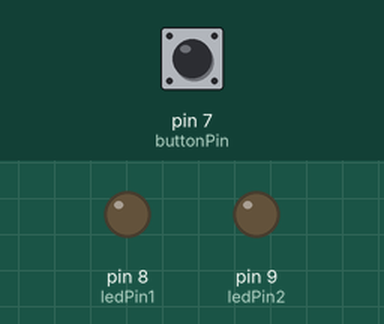
Bench run of a sketch on a simulated Arduino Uno, built with avr-gcc and run on an emulated ATmega328P. Parts: output pins drawn as LEDs (lit = HIGH). Dashed ring = blinking. Inputs (shaded band) come from the test bench; at power-on: pin 7 (buttonPin) HIGH.

Above: at 1.2 s.
1.3 s: pin 7 (buttonPin) pulled LOW for 0.15 s
At 1.59 s:
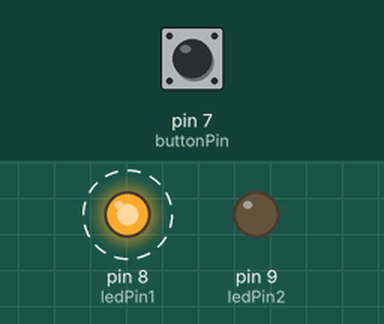
4.3 s: pin 7 (buttonPin) pulled LOW for 1 s
At 5.0 s:
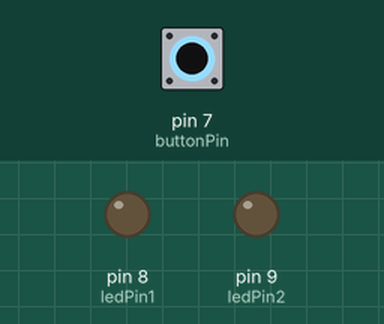
6.8 s: pin 7 (buttonPin) pulled LOW for 3.2 s
At 7.7 s:
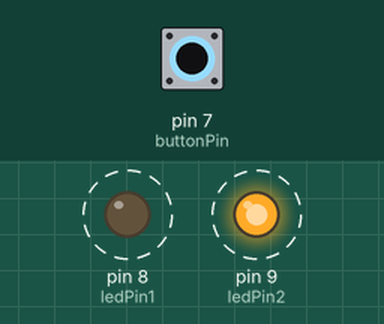
Timing chart, 0 to 17.5 s (numbered marks = the images above; inputs shaded):
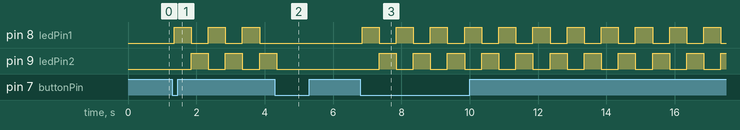

The sketch:

mk_lab1.ino
```cpp
const int buttonPin = 7;   // Пин кнопки
const int ledPin1 = 8;     // Первый светодиод
const int ledPin2 = 9;     // Второй светодиод

bool isBlinking = false;   // Статус мигания
bool lastButtonState = LOW;
unsigned long previousMillis = 0;
const long interval = 500; // Интервал мигания (500 мс)

void setup() {
  pinMode(buttonPin, INPUT_PULLUP); // Настраиваем кнопку с подтягивающим резистором
  pinMode(ledPin1, OUTPUT);
  pinMode(ledPin2, OUTPUT);
  digitalWrite(ledPin1, LOW);
  digitalWrite(ledPin2, LOW);
}

void loop() {
  bool currentButtonState = digitalRead(buttonPin);

  // Обработка нажатия кнопки (переходное состояние)
  if (currentButtonState == LOW && lastButtonState == HIGH) {
    isBlinking = !isBlinking; // Переключение состояния
    delay(50);
  }
  lastButtonState = currentButtonState;

  // Логика мигания
  if (isBlinking) {
    unsigned long currentMillis = millis();
    if (currentMillis - previousMillis >= interval) {
      previousMillis = currentMillis;

      // Переключаем состояние светодиодов попеременно
      if (digitalRead(ledPin1) == LOW) {
        digitalWrite(ledPin1, HIGH);
        digitalWrite(ledPin2, LOW);
      } else {
        digitalWrite(ledPin1, LOW);
        digitalWrite(ledPin2, HIGH);
      }
    }
  } else {
    // Если мигание выключено, гасим оба светодиода
    digitalWrite(ledPin1, LOW);
    digitalWrite(ledPin2, LOW);
  }
}
```

Measured:
- after the input at 1.3 s, pin 8 (ledPin1): alternates HIGH for 0.50 s and LOW for 0.50 s, starting after 0.05 s; pin 9 (ledPin2): alternates HIGH for 0.50 s and LOW for 0.50 s, starting after 0.55 s
- after the input at 4.3 s, pin 8 (ledPin1): stops changing and stays LOW; pin 9 (ledPin2): goes on until 4.4 s, then stays LOW
- after the input at 6.8 s, pin 8 (ledPin1): alternates HIGH for 0.50 s and LOW for 0.50 s, starting after 0.05 s; pin 9 (ledPin2): alternates HIGH for 0.50 s and LOW for 0.50 s, starting after 0.55 s
